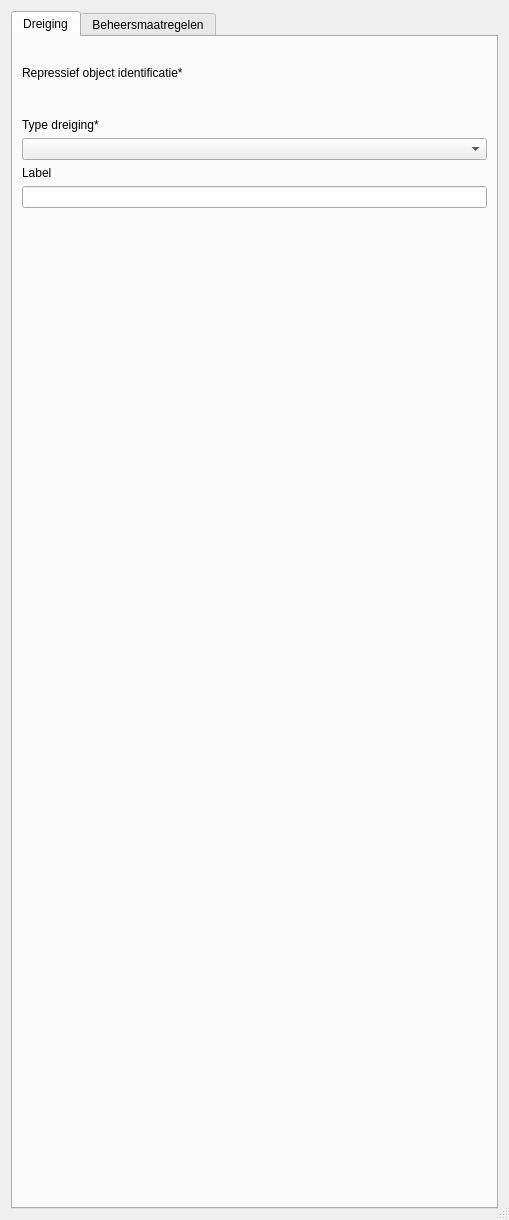
<?xml version="1.0" encoding="UTF-8"?>
<ui version="4.0">
 <class>pand_id_2</class>
 <widget class="QDialog" name="pand_id_2">
  <property name="geometry">
   <rect>
    <x>0</x>
    <y>0</y>
    <width>509</width>
    <height>1220</height>
   </rect>
  </property>
  <property name="sizePolicy">
   <sizepolicy hsizetype="Preferred" vsizetype="Minimum">
    <horstretch>0</horstretch>
    <verstretch>0</verstretch>
   </sizepolicy>
  </property>
  <property name="minimumSize">
   <size>
    <width>0</width>
    <height>0</height>
   </size>
  </property>
  <property name="windowTitle">
   <string>Dialog</string>
  </property>
  <property name="autoFillBackground">
   <bool>false</bool>
  </property>
  <property name="sizeGripEnabled">
   <bool>true</bool>
  </property>
  <layout class="QVBoxLayout" name="verticalLayout">
   <item>
    <widget class="QTabWidget" name="Dreiging">
     <property name="sizePolicy">
      <sizepolicy hsizetype="Preferred" vsizetype="Preferred">
       <horstretch>0</horstretch>
       <verstretch>0</verstretch>
      </sizepolicy>
     </property>
     <property name="autoFillBackground">
      <bool>true</bool>
     </property>
     <property name="currentIndex">
      <number>0</number>
     </property>
     <property name="documentMode">
      <bool>false</bool>
     </property>
     <widget class="QWidget" name="dreiging">
      <attribute name="title">
       <string>Dreiging</string>
      </attribute>
      <layout class="QVBoxLayout" name="verticalLayout_2">
       <item>
        <widget class="QLabel" name="label_4">
         <property name="text">
          <string/>
         </property>
         <property name="pixmap">
          <pixmap>Algemeen gevaar.svg</pixmap>
         </property>
        </widget>
       </item>
       <item>
        <widget class="QLabel" name="label_3">
         <property name="text">
          <string>Repressief object identificatie*</string>
         </property>
        </widget>
       </item>
       <item>
        <widget class="QgsRelationReferenceWidget" name="object_id" native="true">
         <property name="sizePolicy">
          <sizepolicy hsizetype="Preferred" vsizetype="Preferred">
           <horstretch>0</horstretch>
           <verstretch>0</verstretch>
          </sizepolicy>
         </property>
         <property name="minimumSize">
          <size>
           <width>0</width>
           <height>26</height>
          </size>
         </property>
         <property name="whatsThis">
          <string/>
         </property>
        </widget>
       </item>
       <item>
        <widget class="QLabel" name="label_5">
         <property name="text">
          <string>Type dreiging*</string>
         </property>
        </widget>
       </item>
       <item>
        <widget class="QComboBox" name="dreiging_type_id">
         <property name="maxVisibleItems">
          <number>30</number>
         </property>
        </widget>
       </item>
       <item>
        <widget class="QLabel" name="label_2">
         <property name="text">
          <string>Label</string>
         </property>
        </widget>
       </item>
       <item>
        <widget class="QLineEdit" name="label"/>
       </item>
       <item>
        <spacer name="verticalSpacer">
         <property name="orientation">
          <enum>Qt::Vertical</enum>
         </property>
         <property name="sizeHint" stdset="0">
          <size>
           <width>20</width>
           <height>529</height>
          </size>
         </property>
        </spacer>
       </item>
      </layout>
      <zorder>label_4</zorder>
      <zorder>verticalSpacer</zorder>
      <zorder>label_3</zorder>
      <zorder>object_id</zorder>
      <zorder>label_5</zorder>
      <zorder>dreiging_type_id</zorder>
      <zorder>label</zorder>
      <zorder>label_2</zorder>
     </widget>
     <widget class="QWidget" name="beheersmaatregelen">
      <attribute name="title">
       <string>Beheersmaatregelen</string>
      </attribute>
      <widget class="QgsRelationEditorWidget" name="beheersmaatregel_dreiging">
       <property name="enabled">
        <bool>true</bool>
       </property>
       <property name="geometry">
        <rect>
         <x>0</x>
         <y>0</y>
         <width>1121</width>
         <height>1001</height>
        </rect>
       </property>
       <property name="qgisRelation" stdset="0">
        <string notr="true">beheersmaatregel_dreiging_rel</string>
       </property>
      </widget>
     </widget>
    </widget>
   </item>
  </layout>
 </widget>
 <customwidgets>
  <customwidget>
   <class>QgsRelationReferenceWidget</class>
   <extends>QWidget</extends>
   <header>qgsrelationreferencewidget.h</header>
  </customwidget>
  <customwidget>
   <class>QgsCollapsibleGroupBox</class>
   <extends>QGroupBox</extends>
   <header>qgscollapsiblegroupbox.h</header>
   <container>1</container>
  </customwidget>
  <customwidget>
   <class>QgsRelationEditorWidget</class>
   <extends>QgsCollapsibleGroupBox</extends>
   <header>qgsrelationeditorwidget.h</header>
   <container>1</container>
  </customwidget>
 </customwidgets>
 <resources/>
 <connections/>
</ui>
